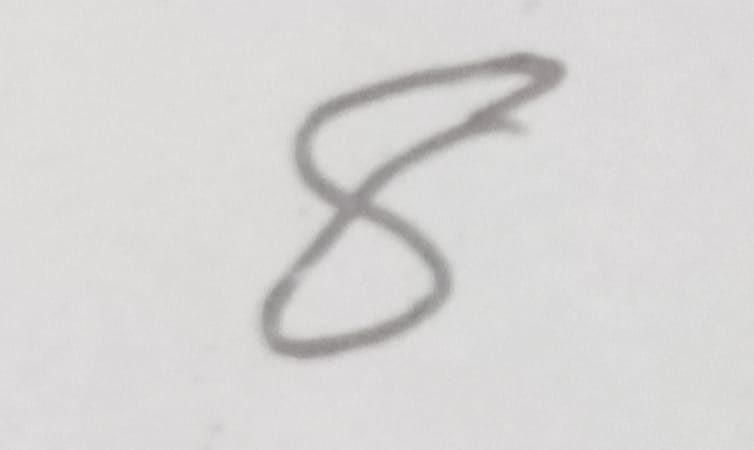
#> input picture data/custom_images/eight_image.jpg, 754 x 450 px
$ python -i robust_preprocess.py   (imports and definitions only)
#> lines starting #> are read from the running program, lines starting #| are printed output that depends on the picture; after the words box and inside, x2 and y2 are one past the last pixel; in counts of white or black regions, pixels touching at a corner belong together
# src/preprocessing/robust_preprocess.py

import cv2
import numpy as np
from PIL import Image
import matplotlib.pyplot as plt

def robust_preprocess(image_path, show_steps=False):
#> called with image_path = '../../data/custom_images/eight_image.jpg', show_steps = False
    print(f" Robust preprocessing: {image_path}")

    # Load image in grayscale
    img = cv2.imread(image_path, cv2.IMREAD_GRAYSCALE)
#> img: shape (450, 754); min 134, max 224, mean 214.6

    # Resize to larger size for better processing
    img = cv2.resize(img, (100, 100), interpolation=cv2.INTER_AREA)
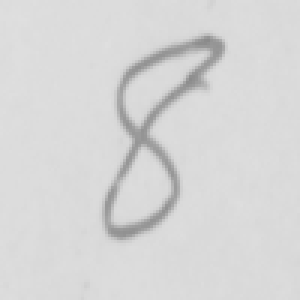
#> img: shape (100, 100) (shown 3 times larger); min 138, max 223, mean 214.6

    # Gaussian Blur to reduce noise
    blurred = cv2.GaussianBlur(img, (5, 5), 0)

    # Thresholding (binarize image)
    _, thresh = cv2.threshold(blurred, 0, 255, cv2.THRESH_BINARY_INV + cv2.THRESH_OTSU)
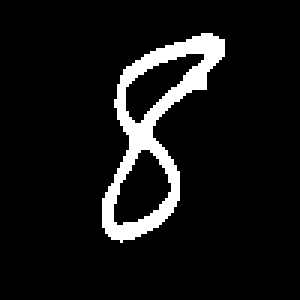
#> thresh: shape (100, 100) (shown 3 times larger); 8.1% white; 1 white region

    # Find contours
    contours, _ = cv2.findContours(thresh, cv2.RETR_EXTERNAL, cv2.CHAIN_APPROX_SIMPLE)
#> contours = 1 contour; box (x1, y1, x2, y2) and area: (34, 11, 75, 81) 1268

    # Find the largest contour (likely the digit)
    if len(contours) == 0:
        raise ValueError("No digit found in the image.")
    contour = max(contours, key=cv2.contourArea)
#> contour = contour of 95 points, box (x1, y1, x2, y2) (34, 11, 75, 81), area 1268

    # Get bounding box and crop
    x, y, w, h = cv2.boundingRect(contour)
#> x = 34; y = 11; w = 41; h = 70
    cropped = thresh[y:y+h, x:x+w]
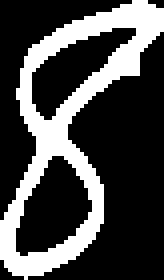
#> cropped: shape (70, 41) (shown 4 times larger); 28.1% white; 1 white region, box (x1, y1, x2, y2) and area: (0, 0, 41, 70) 807

    # Resize cropped digit to 20x20 and pad to 28x28
    digit = cv2.resize(cropped, (20, 20), interpolation=cv2.INTER_AREA)
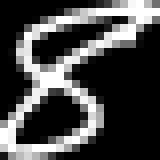
#> digit: shape (20, 20) (shown 8 times larger); min 0, max 255, mean 71.7
    padded = np.pad(digit, ((4, 4), (4, 4)), mode='constant', constant_values=0)
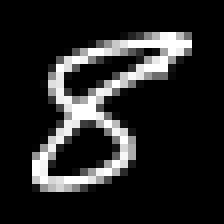
#> padded: shape (28, 28) (shown 8 times larger); min 0, max 255, mean 36.6

    # Normalize to 0-1 and reshape
    processed = padded.astype("float32") / 255.0
    processed = processed.reshape(1, 28, 28, 1)

    if show_steps:
        plt.subplot(1, 3, 1)
        plt.imshow(img, cmap='gray')
        plt.title("Grayscale Input")

        plt.subplot(1, 3, 2)
        plt.imshow(thresh, cmap='gray')
        plt.title("Thresholded")

        plt.subplot(1, 3, 3)
        plt.imshow(padded, cmap='gray')
        plt.title("Final Preprocessed")
        plt.show()

    return processed

>>> result = robust_preprocess('../../data/custom_images/eight_image.jpg')
